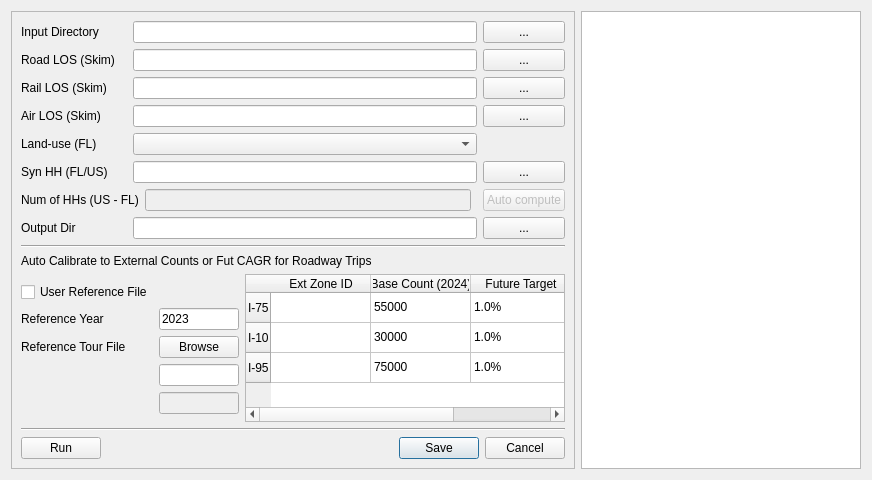
<?xml version="1.0" encoding="UTF-8"?>
<ui version="4.0">
 <class>Dialog_LDTos</class>
 <widget class="QDialog" name="Dialog_LDTos">
  <property name="geometry">
   <rect>
    <x>0</x>
    <y>0</y>
    <width>552</width>
    <height>480</height>
   </rect>
  </property>
  <property name="windowTitle">
   <string>LDT Out-of-State (Visitor)</string>
  </property>
  <layout class="QHBoxLayout" name="verticalLayout_3">
   <item>
    <widget class="QFrame" name="frame">
     <property name="frameShape">
      <enum>QFrame::StyledPanel</enum>
     </property>
     <property name="frameShadow">
      <enum>QFrame::Raised</enum>
     </property>
     <layout class="QVBoxLayout" name="verticalLayout">
      <item>
       <layout class="QGridLayout" name="gridLayout_2">
        <item row="2" column="2" colspan="3">
         <widget class="QLineEdit" name="lineEdit_RailSkim"/>
        </item>
        <item row="6" column="5">
         <widget class="QPushButton" name="pushButton_nHH">
          <property name="enabled">
           <bool>false</bool>
          </property>
          <property name="text">
           <string>Auto compute</string>
          </property>
         </widget>
        </item>
        <item row="3" column="0">
         <widget class="QLabel" name="label_6">
          <property name="text">
           <string>Air LOS (Skim)</string>
          </property>
         </widget>
        </item>
        <item row="7" column="2" colspan="3">
         <widget class="QLineEdit" name="lineEdit_OutDir"/>
        </item>
        <item row="1" column="0">
         <widget class="QLabel" name="label_2">
          <property name="text">
           <string>Road LOS (Skim)</string>
          </property>
         </widget>
        </item>
        <item row="2" column="5">
         <widget class="QPushButton" name="browse_RailSkim">
          <property name="text">
           <string>...</string>
          </property>
         </widget>
        </item>
        <item row="1" column="2" colspan="3">
         <widget class="QLineEdit" name="lineEdit_RoadSkim"/>
        </item>
        <item row="5" column="2" colspan="3">
         <widget class="QLineEdit" name="lineEdit_LDTSynHH"/>
        </item>
        <item row="7" column="5">
         <widget class="QPushButton" name="browse_OutputDir">
          <property name="text">
           <string>...</string>
          </property>
         </widget>
        </item>
        <item row="0" column="2" colspan="3">
         <widget class="QLineEdit" name="lineEdit_InputDir"/>
        </item>
        <item row="2" column="0">
         <widget class="QLabel" name="label_5">
          <property name="text">
           <string>Rail LOS (Skim)</string>
          </property>
         </widget>
        </item>
        <item row="6" column="3">
         <widget class="QLineEdit" name="lineEdit_NumHH">
          <property name="enabled">
           <bool>false</bool>
          </property>
         </widget>
        </item>
        <item row="0" column="0">
         <widget class="QLabel" name="label">
          <property name="text">
           <string>Input Directory </string>
          </property>
         </widget>
        </item>
        <item row="5" column="5">
         <widget class="QPushButton" name="browse_LDTSynHH">
          <property name="text">
           <string>...</string>
          </property>
         </widget>
        </item>
        <item row="4" column="0">
         <widget class="QLabel" name="label_7">
          <property name="text">
           <string>Land-use (FL)</string>
          </property>
         </widget>
        </item>
        <item row="0" column="5">
         <widget class="QPushButton" name="browse_InputDir">
          <property name="text">
           <string>...</string>
          </property>
         </widget>
        </item>
        <item row="6" column="0" colspan="3">
         <widget class="QLabel" name="label_9">
          <property name="text">
           <string>Num of HHs (US - FL)</string>
          </property>
         </widget>
        </item>
        <item row="3" column="5">
         <widget class="QPushButton" name="browse_AirSkim">
          <property name="text">
           <string>...</string>
          </property>
         </widget>
        </item>
        <item row="5" column="0">
         <widget class="QLabel" name="label_8">
          <property name="text">
           <string>Syn HH (FL/US)</string>
          </property>
         </widget>
        </item>
        <item row="1" column="5">
         <widget class="QPushButton" name="browse_RoadSkim">
          <property name="text">
           <string>...</string>
          </property>
         </widget>
        </item>
        <item row="7" column="0">
         <widget class="QLabel" name="label_3">
          <property name="text">
           <string>Output Dir</string>
          </property>
         </widget>
        </item>
        <item row="3" column="2" colspan="3">
         <widget class="QLineEdit" name="lineEdit_AirSkim"/>
        </item>
        <item row="4" column="2" colspan="3">
         <widget class="QComboBox" name="comboBox_LU"/>
        </item>
       </layout>
      </item>
      <item>
       <widget class="Line" name="line">
        <property name="orientation">
         <enum>Qt::Horizontal</enum>
        </property>
       </widget>
      </item>
      <item>
       <widget class="QLabel" name="label_11">
        <property name="text">
         <string>Auto Calibrate to External Counts or Fut CAGR for Roadway Trips</string>
        </property>
       </widget>
      </item>
      <item>
       <layout class="QHBoxLayout" name="horizontalLayout">
        <item>
         <layout class="QGridLayout" name="gridLayout">
          <item row="0" column="0">
           <spacer name="verticalSpacer">
            <property name="orientation">
             <enum>Qt::Vertical</enum>
            </property>
            <property name="sizeHint" stdset="0">
             <size>
              <width>20</width>
              <height>40</height>
             </size>
            </property>
           </spacer>
          </item>
          <item row="5" column="1">
           <widget class="QPushButton" name="pushButton">
            <property name="text">
             <string>Browse</string>
            </property>
           </widget>
          </item>
          <item row="5" column="0">
           <widget class="QLabel" name="label_12">
            <property name="text">
             <string>Reference Tour File</string>
            </property>
           </widget>
          </item>
          <item row="2" column="1">
           <widget class="QLineEdit" name="lineEdit_LDTRefYear">
            <property name="text">
             <string>2023</string>
            </property>
           </widget>
          </item>
          <item row="10" column="0">
           <widget class="QLabel" name="label_10">
            <property name="enabled">
             <bool>false</bool>
            </property>
            <property name="text">
             <string/>
            </property>
           </widget>
          </item>
          <item row="1" column="0">
           <widget class="QCheckBox" name="checkBox_userRef">
            <property name="text">
             <string>User Reference File</string>
            </property>
           </widget>
          </item>
          <item row="2" column="0">
           <widget class="QLabel" name="label_4">
            <property name="text">
             <string>Reference Year</string>
            </property>
           </widget>
          </item>
          <item row="14" column="0">
           <spacer name="verticalSpacer_2">
            <property name="orientation">
             <enum>Qt::Vertical</enum>
            </property>
            <property name="sizeHint" stdset="0">
             <size>
              <width>20</width>
              <height>40</height>
             </size>
            </property>
           </spacer>
          </item>
          <item row="10" column="1">
           <widget class="QLineEdit" name="lineEdit_futYear">
            <property name="enabled">
             <bool>false</bool>
            </property>
           </widget>
          </item>
          <item row="9" column="1">
           <widget class="QLineEdit" name="lineEdit_prevOut"/>
          </item>
         </layout>
        </item>
        <item>
         <widget class="QTableWidget" name="table_ExtStn_Counts">
          <property name="minimumSize">
           <size>
            <width>320</width>
            <height>0</height>
           </size>
          </property>
          <row>
           <property name="text">
            <string>I-75</string>
           </property>
          </row>
          <row>
           <property name="text">
            <string>I-10</string>
           </property>
          </row>
          <row>
           <property name="text">
            <string>I-95</string>
           </property>
          </row>
          <column>
           <property name="text">
            <string>Ext Zone ID</string>
           </property>
          </column>
          <column>
           <property name="text">
            <string>Base Count (2024)</string>
           </property>
          </column>
          <column>
           <property name="text">
            <string>Future Target</string>
           </property>
          </column>
          <item row="0" column="1">
           <property name="text">
            <string>55000</string>
           </property>
          </item>
          <item row="0" column="2">
           <property name="text">
            <string>1.0%</string>
           </property>
          </item>
          <item row="1" column="1">
           <property name="text">
            <string>30000</string>
           </property>
          </item>
          <item row="1" column="2">
           <property name="text">
            <string>1.0%</string>
           </property>
          </item>
          <item row="2" column="1">
           <property name="text">
            <string>75000</string>
           </property>
          </item>
          <item row="2" column="2">
           <property name="text">
            <string>1.0%</string>
           </property>
          </item>
         </widget>
        </item>
       </layout>
      </item>
      <item>
       <widget class="Line" name="line_2">
        <property name="orientation">
         <enum>Qt::Horizontal</enum>
        </property>
       </widget>
      </item>
      <item>
       <layout class="QHBoxLayout" name="horizontalLayout_2">
        <item>
         <widget class="QPushButton" name="run_LDTOS">
          <property name="text">
           <string>Run</string>
          </property>
         </widget>
        </item>
        <item>
         <widget class="QDialogButtonBox" name="button_SaveCancel">
          <property name="orientation">
           <enum>Qt::Horizontal</enum>
          </property>
          <property name="standardButtons">
           <set>QDialogButtonBox::Cancel|QDialogButtonBox::Save</set>
          </property>
         </widget>
        </item>
       </layout>
      </item>
     </layout>
    </widget>
   </item>
   <item>
    <widget class="QTextBrowser" name="textBrowser">
     <property name="minimumSize">
      <size>
       <width>280</width>
       <height>0</height>
      </size>
     </property>
     <property name="openExternalLinks">
      <bool>true</bool>
     </property>
    </widget>
   </item>
  </layout>
 </widget>
 <resources/>
 <connections/>
</ui>
